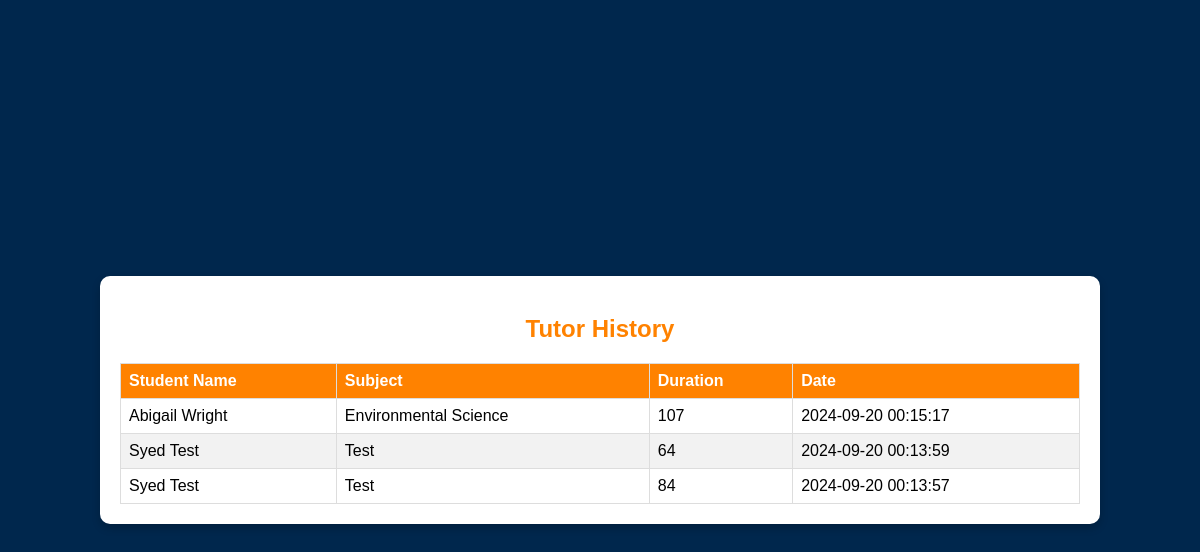
/tutor_history.php, run on an earlier commit of the app's database.
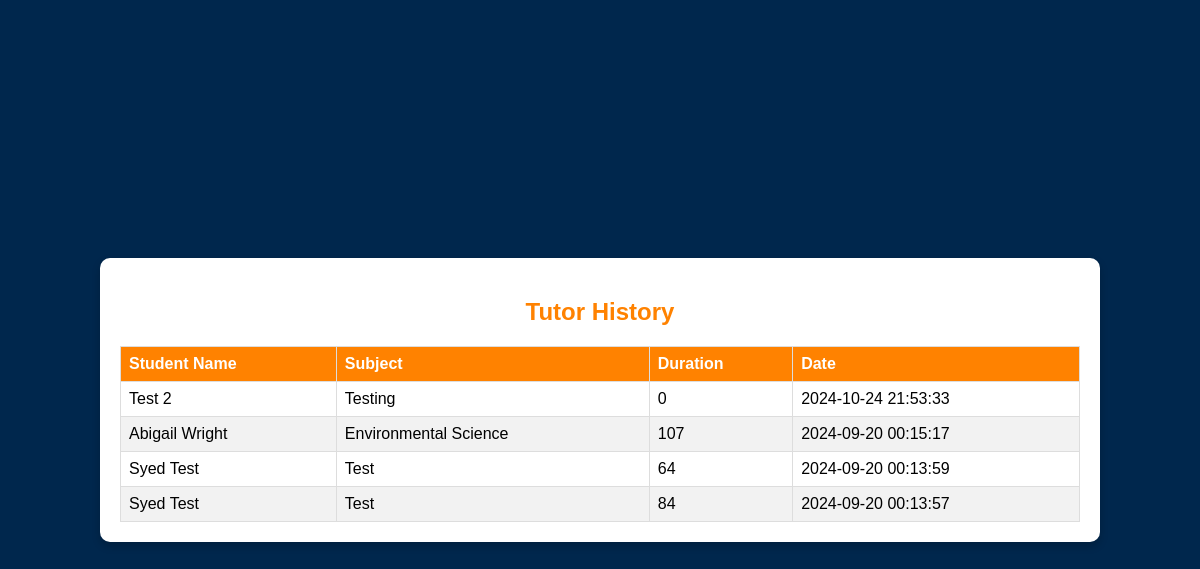
And on a later commit of the database.
### tables this page shows
CREATE TABLE `tutor_sessions` (
  `id` int(11) NOT NULL,
  `student_name` varchar(255) DEFAULT NULL,
  `student_id` varchar(50) DEFAULT NULL,
  `subject` varchar(255) DEFAULT NULL,
  `session_type` varchar(20) DEFAULT NULL,
  `session_duration` int(11) DEFAULT NULL,
  `session_date` timestamp NOT NULL DEFAULT current_timestamp()
);

### tutor_history.php (the view, shortened to what this page needs)
<?php
require 'db_connect.php';
$query = "SELECT * FROM tutor_sessions ORDER BY session_date DESC";
$stmt = $conn->prepare($query);
$stmt->execute();
$tutorHistory = $stmt->fetchAll(PDO::FETCH_ASSOC);
?>
<!DOCTYPE html>
<html lang="en">
<head>
</head>
<body>
    <div class="container">
        <h2>Tutor History</h2>
        <table>
            <thead>
                <tr>
                    <th>Student Name</th>
                    <th>Subject</th>
                    <th>Duration</th>
                    <th>Date</th>
                </tr>
            </thead>
            <tbody>
                <?php foreach ($tutorHistory as $history): ?>
                <tr>
                    <td><?php echo htmlspecialchars($history['student_name']); ?></td>
                    <td><?php echo htmlspecialchars($history['subject']); ?></td>
                    <td><?php echo htmlspecialchars($history['session_duration']); ?></td>
                    <td><?php echo htmlspecialchars($history['session_date']); ?></td>
                </tr>
                <?php endforeach; ?>
            </tbody>
        </table>
    </div>
</body>
</html>

What changed in the data, as far as the page shows it:
added tutor_sessions: student_name "Test 2", subject "Testing", session_duration "0", session_date "2024-10-24 21:53:33"
